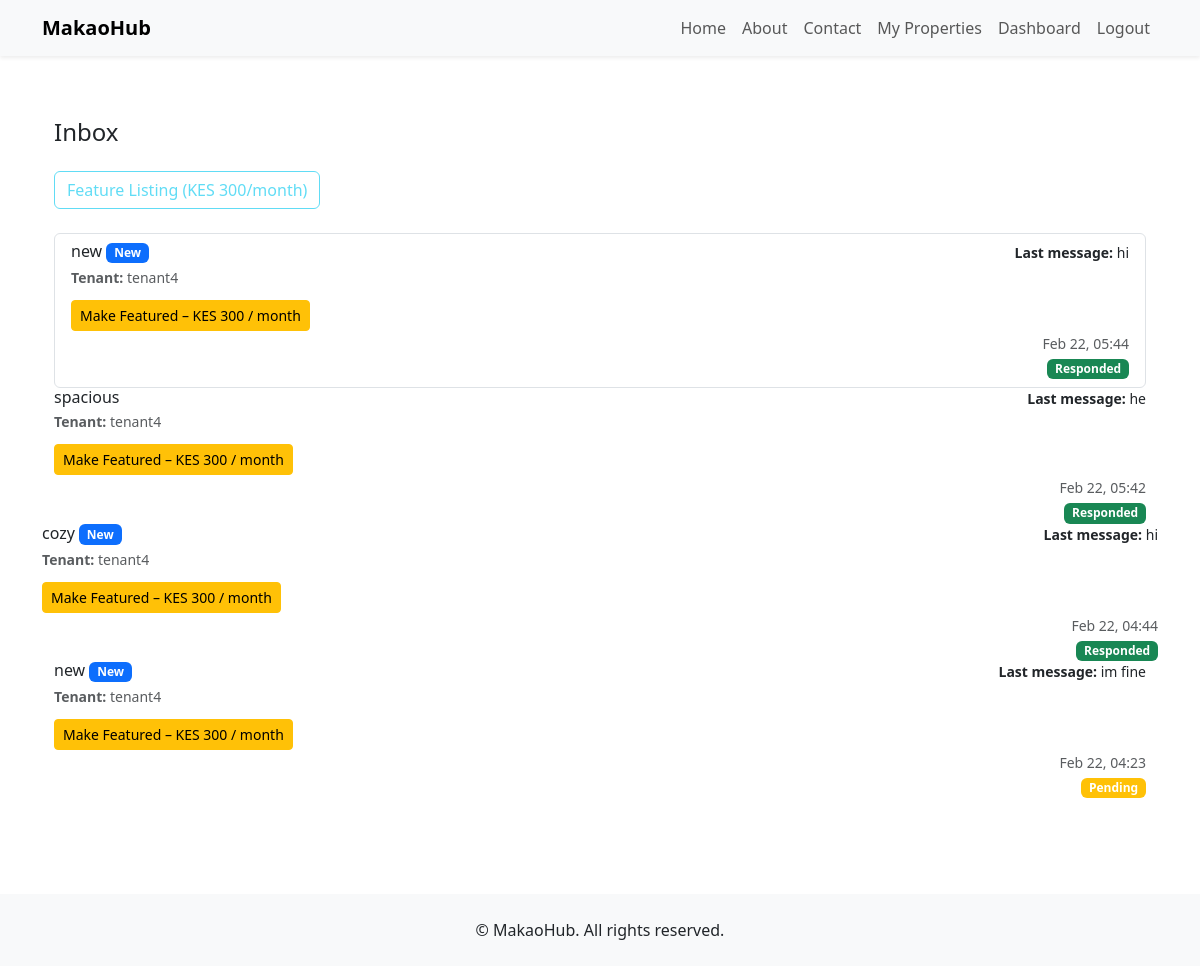
The page /properties/landlord/inbox/ (signed in) on the database its author committed.
### properties/models.py (models this page shows, shortened)
class PropertyInquiry(models.Model):
	INQUIRY_STATUS_CHOICES = (
		('pending', 'Pending'),
		('responded', 'Responded'),
		('closed', 'Closed'),
	)
	property = models.ForeignKey(
		Property, on_delete=models.CASCADE, related_name="inquiries"
	)
	tenant = models.ForeignKey(
		settings.AUTH_USER_MODEL,
		on_delete=models.CASCADE,
		related_name="property_inquiries",
		help_text=_("Tenant who submitted the inquiry."),
	)
	inquirer = models.ForeignKey(
		settings.AUTH_USER_MODEL,
		on_delete=models.CASCADE,
		related_name="inquiries",
		help_text=_("User who submitted the inquiry (should be a tenant)."),
		null=True,
		blank=True,
	)
	inquirer_role = models.CharField(
		max_length=20,
		choices=[('tenant', 'Tenant'), ('landlord', 'Landlord')],
		help_text=_("Role of inquirer at time of submission."),
		null=True,
		blank=True,
	)
	name = models.CharField(max_length=200, blank=True, default="")
	email = models.EmailField(blank=True, default="")
	message = models.TextField()
	is_read = models.BooleanField(default=False)
	status = models.CharField(
		max_length=20,
		choices=INQUIRY_STATUS_CHOICES,
		default='pending',
	)
	created_at = models.DateTimeField(auto_now_add=True)
	updated_at = models.DateTimeField(auto_now=True)
	class Meta:
		ordering = ["-created_at"]

class Property(models.Model):
	class PropertyType(models.TextChoices):
		BEDSITTER = "bedsitter", _("Bedsitter")
		SINGLE_ROOM = "single_room", _("Single room")
		ONE_BEDROOM = "one_bedroom", _("1-bedroom")
		HOSTEL = "hostel", _("Hostel")
		SHARED = "shared", _("Shared")
	class Neighborhood(models.TextChoices):
		MACHAKOS_CBD = "machakos_cbd", _("Machakos CBD")
		MIKUYUNI = "mikuyuni", _("Mikuyuni")
		MATUNGULU = "matungulu", _("Matungulu")
		KANGUNDO = "kangundo", _("Kangundo")
		KIAMBU = "kiambu", _("Kiambu")
		OTHER = "other", _("Other")
	landlord = models.ForeignKey(
		settings.AUTH_USER_MODEL,
		on_delete=models.CASCADE,
		related_name="properties",
		help_text=_("The landlord (owner) who listed this property."),
	)
	title = models.CharField(max_length=200)
	property_type = models.CharField(
		max_length=32, choices=PropertyType.choices, default=PropertyType.BEDSITTER
	)
	location = models.CharField(
		max_length=255,
		help_text=_("Address or description of where the property is located (e.g. Machakos Town)."),
	)
	neighborhood = models.CharField(
		max_length=32,
		choices=Neighborhood.choices,
		default=Neighborhood.MACHAKOS_CBD,
		help_text=_("Neighborhood or area in Machakos."),
	)
	nearby_shopping_center = models.CharField(
		max_length=255,
		blank=True,
		help_text=_("Nearest shopping center or landmark."),
	)
	monthly_rent = models.DecimalField(
		max_digits=10, decimal_places=2, help_text=_("Monthly rent in Kenyan Shillings (KES).")
	)
	description = models.TextField(blank=True)
	is_available = models.BooleanField(default=True)
	is_featured = models.BooleanField(default=False)
	featured_until = models.DateTimeField(null=True, blank=True)
	latitude = models.DecimalField(max_digits=9, decimal_places=6, null=True, blank=True)
	longitude = models.DecimalField(max_digits=9, decimal_places=6, null=True, blank=True)
	video = models.FileField(
		upload_to="property_videos/",
		blank=True,
		null=True,
		help_text=_("Upload a short video of the property (optional)."),
	)
	created_at = models.DateTimeField(auto_now_add=True)
	updated_at = models.DateTimeField(auto_now=True)
	objects = PropertyManager()
	class Meta:
		ordering = ["-created_at"]

class Message(models.Model):
	inquiry = models.ForeignKey(
		PropertyInquiry,
		on_delete=models.CASCADE,
		related_name="messages",
		help_text=_("The inquiry this message belongs to."),
	)
	sender = models.ForeignKey(
		settings.AUTH_USER_MODEL,
		on_delete=models.CASCADE,
		related_name="sent_messages",
		help_text=_("User who sent this message (tenant or landlord)."),
	)
	receiver = models.ForeignKey(
		settings.AUTH_USER_MODEL,
		on_delete=models.CASCADE,
		related_name="received_messages",
		help_text=_("User who receives this message (tenant or landlord)."),
    null=True,
    blank=True
)
	body = models.TextField(
		help_text=_("Message content."),
	)
	is_read = models.BooleanField(
		default=False,
		help_text=_("Mark as read for future notification features."),
	)
	created_at = models.DateTimeField(auto_now_add=True)
	class Meta:
		ordering = ["created_at"]

### properties/views.py (the view)
# urls.py: path("landlord/inbox/", views.landlord_inbox, name="landlord_inbox"),
@login_required
@landlord_required
def landlord_inbox(request):
	from properties.models import Message, PropertyInquiry
	inquiries = PropertyInquiry.objects.filter(
		property__landlord=request.user
	).select_related(
		'property__landlord', 'tenant'
	).prefetch_related(
		'messages'
	).order_by('-updated_at')
	inbox_items = []
	for inquiry in inquiries:
		last_message = inquiry.messages.order_by('-created_at').first()
		inbox_items.append({
			'inquiry': inquiry,
			'last_message': last_message,
			'has_unread': inquiry.messages.filter(receiver=request.user, is_read=False).exists(),
		})
	context = {
		'inbox_items': inbox_items,
	}
	return render(request, "properties/landlord_inbox.html", context)

### properties/templates/properties/landlord_inbox.html (shortened to what this page needs)
{% extends "base.html" %}
{% block content %}
<div class="py-5">
  <div class="container">
    <div class="row">
      <div class="col-md-12">
        <h1 class="h4 mb-4">Inbox</h1>
        {% if user.is_authenticated and user.profile.role == 'landlord' %}
        <div class="mb-4">
          <button type="button" class="btn btn-outline-info payment-btn"
            data-feature="featured"
            data-bs-toggle="tooltip"
            data-bs-placement="top"
            title="Make this property featured for KES 300/month. Payment required."
            {% if not user.profile.phone_number %}disabled{% endif %}>
            <span class="locked-text">Feature Listing (KES 300/month)</span>
          </button>
        </div>
        {% endif %}
        {% if inbox_items %}
          <div class="list-group">
            {% for item in inbox_items %}
              <a href="{% url 'properties:inquiry_conversation' item.inquiry.id %}" class="list-group-item list-group-item-action">
                <div class="d-flex w-100 justify-content-between">
                  <div class="flex-grow-1">
                    <h6 class="mb-1">
                      {{ item.inquiry.property.title }}
                      {% if item.has_unread %}
                        <span class="badge bg-primary">New</span>
                      {% endif %}
                    </h6>
                    <p class="mb-1 text-muted small">
                      <strong>Tenant:</strong> {{ item.inquiry.tenant.get_full_name|default:item.inquiry.tenant.username }}
                    </p>
                    <button type="button" class="btn btn-warning btn-sm make-featured-btn mt-2" data-property="{{ item.inquiry.property.id }}" {% if item.inquiry.property.is_featured %}disabled{% endif %}>
                      Make Featured – KES 300 / month
                    </button>
                  </div>
                    {% if item.last_message %}
                      <p class="mb-1 small text-truncate">
                        <strong>Last message:</strong> {{ item.last_message.body|truncatechars:100 }}
                      </p>
                    {% else %}
                      <p class="mb-1 small text-muted">No messages yet</p>
                    {% endif %}
                  </div>
                  <div class="text-end">
                    <small class="text-muted">
                      {{ item.inquiry.updated_at|date:"M j, H:i" }}
                    </small>
                    <br>
                    <span class="badge {% if item.inquiry.status == 'pending' %}bg-warning{% elif item.inquiry.status == 'responded' %}bg-success{% else %}bg-secondary{% endif %}">
                      {{ item.inquiry.get_status_display }}
                    </span>
                  </div>
                </div>
            {% endfor %}
          </div>
        {% endif %}
{% endblock %}

### templates/base.html (style rules this page uses)
body { padding-top: 70px; }

### rows shown on the page
PropertyInquiry: inquiry.property "new", shows "New", inquiry.tenant.get_full_name "tenant4", last_message.body "hi", inquiry.updated_at "Feb 22, 05:44", inquiry.status "Responded"
PropertyInquiry: inquiry.property "spacious", inquiry.tenant.get_full_name "tenant4", last_message.body "he", inquiry.updated_at "Feb 22, 05:42", inquiry.status "Responded"
PropertyInquiry: inquiry.property "cozy", shows "New", inquiry.tenant.get_full_name "tenant4", last_message.body "hi", inquiry.updated_at "Feb 22, 04:44", inquiry.status "Responded"
PropertyInquiry: inquiry.property "new", shows "New", inquiry.tenant.get_full_name "tenant4", last_message.body "im fine", inquiry.updated_at "Feb 22, 04:23", inquiry.status "Pending"
